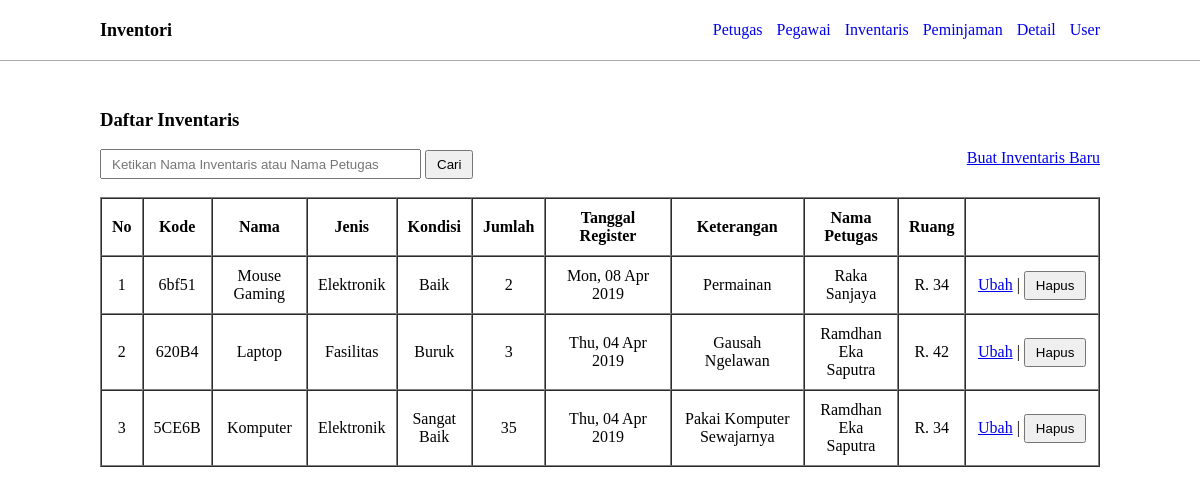
The page /index.php/inventaris on the database its author committed.
### tables this page shows
CREATE TABLE `inventaris` (
  `id_inventaris` int(10) UNSIGNED NOT NULL,
  `id_petugas` int(10) UNSIGNED NOT NULL,
  `id_jenis` int(10) UNSIGNED NOT NULL,
  `id_ruang` int(10) UNSIGNED NOT NULL,
  `nama` varchar(191) NOT NULL,
  `kondisi` varchar(191) NOT NULL,
  `keterangan` text,
  `jumlah` varchar(191) NOT NULL,
  `kode_inventaris` varchar(191) NOT NULL,
  `tanggal_register` datetime NOT NULL
);

CREATE TABLE `jenis` (
  `id_jenis` int(10) UNSIGNED NOT NULL,
  `nama_jenis` varchar(191) NOT NULL,
  `kode_jenis` varchar(191) NOT NULL,
  `keterangan` varchar(191) NOT NULL
);

CREATE TABLE `petugas` (
  `id_petugas` int(10) UNSIGNED NOT NULL,
  `id_level` int(10) UNSIGNED NOT NULL,
  `nama_petugas` varchar(191) NOT NULL,
  `username` varchar(191) NOT NULL,
  `password` varchar(191) NOT NULL
);

CREATE TABLE `ruang` (
  `id_ruang` int(10) UNSIGNED NOT NULL,
  `nama_ruang` varchar(191) NOT NULL,
  `kode_ruang` varchar(191) NOT NULL,
  `keterangan` varchar(191) NOT NULL
);

### application/controllers/Inventaris.php (called while the page is built, shortened)
<?php
class Inventaris extends CI_Controller {
	public function __construct()
  {
    $this->load->model(
			array('inventaris_model', 'petugas_model', 'ruang_model', 'jenis_model')
		);
		$this->load->helper(
			array( 'url', 'url_helper' )
		);
    $this->load->library(
			array( 'pagination', 'session' )
		);
  }
	public function index()
	{
		$uri_segment = $this->uri->segment(3);
		$num_rows = $this->inventaris_model->countData();
		$config['per_page'] = 10;
		$data['inventaris'] = $this->inventaris_model->all($config['per_page'], $uri_segment);
		$this->load->view('layout/header');
		$this->load->view('inventaris/index', $data);
		$this->load->view('layout/footer');
	}
}

### index.php (called while the page is built, shortened)
<?php
require_once BASEPATH.'core/CodeIgniter.php';

### application/models/Inventaris_model.php (called while the page is built, shortened)
<?php
class Inventaris_model extends CI_Model {
  public function all($number = NULL, $offset = NULL)
  {
    $this->db->select(
      'inventaris.*, petugas.nama_petugas, jenis.nama_jenis, ruang.nama_ruang'
    );
    $this->db->from('inventaris');
    $this->db->join('petugas', 'inventaris.id_petugas = petugas.id_petugas');
    $this->db->join('jenis', 'inventaris.id_jenis = jenis.id_jenis');
    $this->db->join('ruang', 'inventaris.id_ruang = ruang.id_ruang');
    $this->db->limit($number, $offset);
    $this->db->order_by('id_' . self::TABLE_NAME, 'DESC');
    $query = $this->db->get();
    return $query->result_array();
  }
  public function countData()
  {
    return count( $this->all() );
  }
}

### application/views/inventaris/index.php (the view, shortened to what this page needs)
<h3>Daftar Inventaris</h3>
<div class="left">
  <form action="<?= base_url('inventaris/index') ?>" method="GET">
    <input type="text" name="keyword" placeholder="Ketikan Nama Inventaris atau Nama Petugas" autocomplete="off" size="35">
    <button type="submit" name="button">Cari</button>
  </form>
</div>
<div class="right">
  <a href="<?= base_url('inventaris/create') ?>">Buat Inventaris Baru</a>
</div>
<br>
<table border="1" cellpadding="10" cellspacing="0">
  <thead>
    <th>No</th>
    <th>Kode</th>
    <th>Nama</th>
    <th>Jenis</th>
    <th>Kondisi</th>
    <th>Jumlah</th>
    <th>Tanggal Register</th>
    <th>Keterangan</th>
    <th>Nama Petugas</th>
    <th>Ruang</th>
    <th></th>
  </thead>
  <tbody>
    <col width="4%">
    <col width="6%">
    <col width="10%">
    <col width="5%">
    <col width="5%">
    <col width="5%">
    <col width="15%">
    <col width="15%">
    <col width="10%">
    <col width="4%">
    <col width="16%">
    <?php foreach( $inventaris as $i => $row ) : ?>
      <tr>
        <td class="text-center"><?= $i + 1 ?></td>
        <td class="text-center"><?= $row['kode_inventaris'] ?></td>
        <td class="text-center"><?= $row['nama'] ?></td>
        <td class="text-center"><?= $row['nama_jenis'] ?></td>
        <td class="text-center"><?= $row['kondisi'] ?></td>
        <td class="text-center"><?= $row['jumlah'] ?></td>
        <td class="text-center"><?= date('D, d M Y', strtotime( $row['tanggal_register'] ) ) ?></td>
        <td class="text-center"><?= $row['keterangan'] ?></td>
        <td class="text-center"><?= $row['nama_petugas'] ?></td>
        <td class="text-center"><?= $row['nama_ruang'] ?></td>
        <td class="text-center">
          <form action="<?= base_url('inventaris/delete/' . $row['id_inventaris']) ?>" method="post">
            <a href="<?= base_url('inventaris/edit/' . $row['id_inventaris']); ?>">Ubah</a> |
            <button type="submit" name="button" onclick="return confirm('Yakin ingin menghapus ?')">Hapus</button>
          </form>
        </td>
      </tr>
    <?php endforeach; ?>
  </tbody>
</table>

### application/views/layout/header.php (shortened to what this page needs)
<!DOCTYPE html>
<html lang="en" dir="ltr">
<head>
  <link rel="stylesheet" href="<?= base_url('assets/css/style.css') ?>">
</head>
<body>
  <div class="navbar">
    <div class="navbar-brand">
      Inventori
    </div>
    <div class="navbar-link">
      <ul>
        <li> <a href="<?= base_url('petugas') ?>">Petugas</a> </li>
        <li> <a href="<?= base_url('pegawai') ?>">Pegawai</a> </li>
        <li> <a href="<?= base_url('inventaris') ?>">Inventaris</a> </li>
        <li> <a href="<?= base_url('peminjaman') ?>">Peminjaman</a> </li>
        <li> <a href="<?= base_url('detail') ?>">Detail</a> </li>
        <li>
          <a id="userNavbar" href="javascript:;">User</a>
        </li>
      </ul>
    </div>
  </div>

### application/views/layout/footer.php (shortened to what this page needs)
</body>
</html>

### assets/css/style.css (style rules this page uses)
html, body { margin: 0px; padding: 45px 50px 20px 50px; }
table { width: 100%; }
.text-center { text-align: center; }
.left { float: left; }
.right { float: right; }
input[type="text"], input[type="password"], input[type="number"], input[type="date"] { height: 30px; box-sizing: border-box; padding: 0px 10px 0px 10px; }
button { padding: 5px 10px 5px 10px; }
.navbar { top: 0px; left: 0px; right: 0px; height: 60px; position: fixed; background-color: #ffffff; border-bottom: 1px solid #aaaaaa; }
.navbar .navbar-brand { float: left; height: 60px; font-size: 18px; font-weight: bold; line-height: 60px; margin-left: 100px; }
.navbar .navbar-link { float: right; margin-top: 5px; margin-right: 100px; }
.navbar .navbar-link ul li { display: inline-block; margin-left: 10px; }
.navbar .navbar-link ul li a { text-decoration: none; }

### rows shown on the page
inventaris: kode_inventaris "6bf51", nama "Mouse Gaming", id_jenis.nama_jenis "Elektronik", kondisi "Baik", jumlah "2", tanggal_register "Mon, 08 Apr 2019", keterangan "Permainan", id_petugas.nama_petugas "Raka Sanjaya", id_ruang.nama_ruang "R. 34"
inventaris: kode_inventaris "620B4", nama "Laptop", id_jenis.nama_jenis "Fasilitas", kondisi "Buruk", jumlah "3", tanggal_register "Thu, 04 Apr 2019", keterangan "Gausah Ngelawan", id_petugas.nama_petugas "Ramdhan Eka Saputra", id_ruang.nama_ruang "R. 42"
inventaris: kode_inventaris "5CE6B", nama "Komputer", id_jenis.nama_jenis "Elektronik", kondisi "Sangat Baik", jumlah "35", tanggal_register "Thu, 04 Apr 2019", keterangan "Pakai Komputer Sewajarnya", id_petugas.nama_petugas "Ramdhan Eka Saputra", id_ruang.nama_ruang "R. 34"
